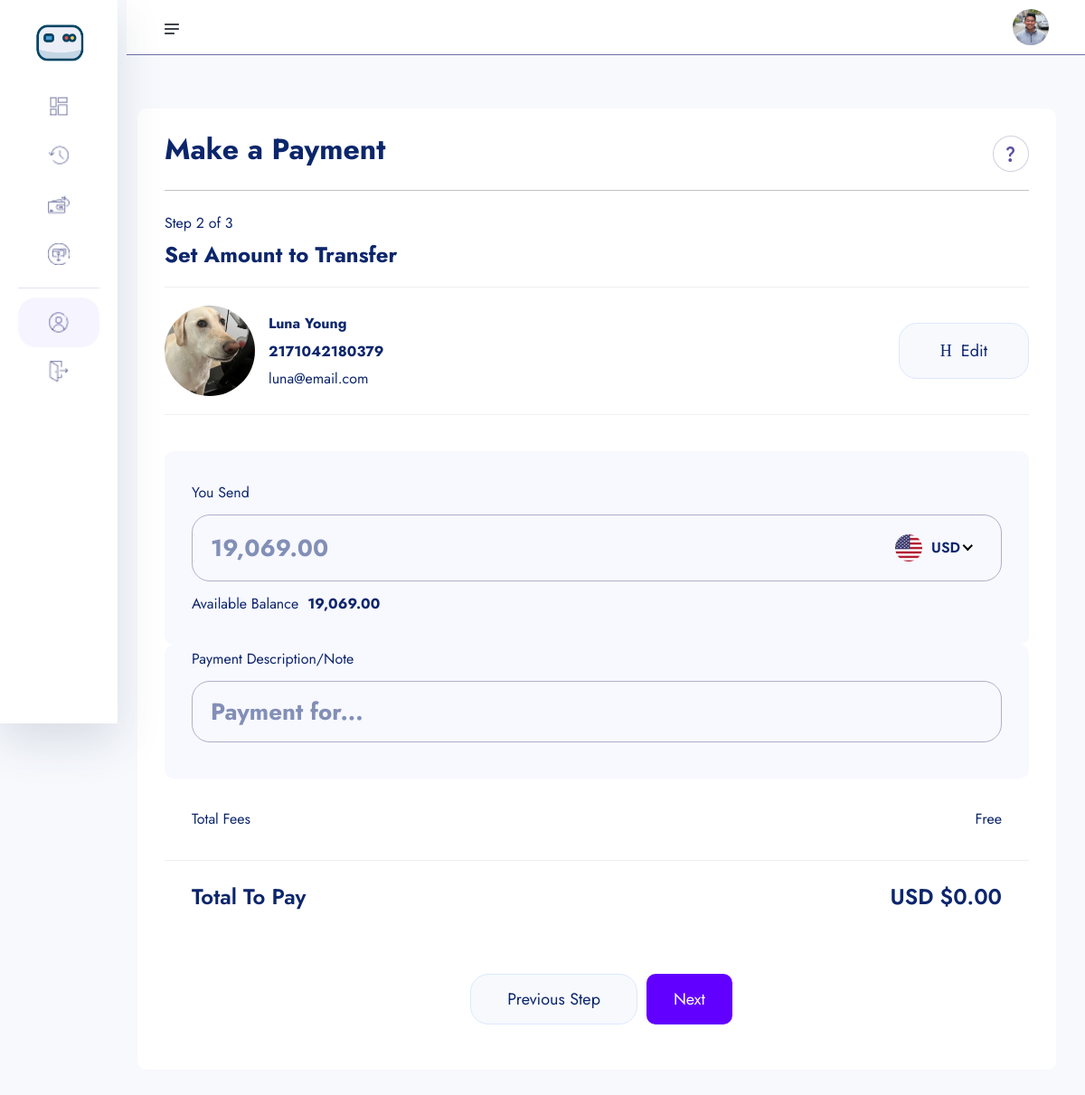
Screenshot of /amount-transfer/2171042180379/ (signed in) with the database file from the repository.
### userauths/models.py (models this page shows, shortened)
class User(AbstractUser):
    username = models.CharField(max_length=100)
    email = models.EmailField(unique=True)
    is_staff = models.BooleanField(default=False)
    is_superuser = models.BooleanField(default=False)
    USERNAME_FIELD = 'email'
    REQUIRED_FIELDS = ['username']

### account/models.py (models this page shows, shortened)
class KYC(models.Model):
    id = models.UUIDField(primary_key=True, unique=True, default=uuid.uuid4, editable=False)
    user = models.OneToOneField(User, on_delete=models.CASCADE)
    account = models.OneToOneField(Account, on_delete=models.CASCADE, null=True, blank=True)
    full_name = models.CharField(max_length=1000)
    image = models.ImageField(upload_to="kyc", default="default.jpg")
    marital_status = models.CharField(choices=MARITAL_STATUS, max_length=40)
    gender = models.CharField(choices=GENDER, max_length=40)
    identity_type = models.CharField(choices=IDENTITY_TYPE, max_length=140)
    identity_image = models.ImageField(upload_to="kyc", null=True, blank=True)
    date_of_birth = models.DateTimeField(auto_now_add=False)
    signature = models.ImageField(upload_to="kyc")
    country = models.CharField(max_length=100)
    state = models.CharField(max_length=100)
    city = models.CharField(max_length=100)
    mobile = models.CharField(max_length=1000)
    fax = models.CharField(max_length=1000)
    date = models.DateTimeField(auto_now_add=True)

class Account(models.Model):
    id = models.UUIDField(primary_key=True, unique=True, default=uuid.uuid4, editable=False)
    user = models.OneToOneField(User, on_delete=models.CASCADE)
    account_balance = models.DecimalField(max_digits=12, decimal_places=2, default=0.00)
    account_number = ShortUUIDField(unique=True, length=10, max_length=25, prefix="217", alphabet="1234567890")
    account_id = ShortUUIDField(unique=True, length=7, max_length=25, prefix="SAY", alphabet="1234567890")
    pin_number = ShortUUIDField(unique=True, length=4, max_length=7, alphabet="1234567890")
    ref_code = ShortUUIDField(unique=True, length=10, max_length=10, alphabet="abcdefgh1234567890")
    account_status = models.CharField(max_length=100, choices=ACCOUNT_STATUS, default="active")
    date = models.DateTimeField(auto_now_add=True)
    kyc_submitted = models.BooleanField(default=False)
    kyc_confirmed = models.BooleanField(default=False)
    recommended_by = models.ForeignKey(User, on_delete=models.DO_NOTHING, blank=True, null=True, related_name="recommended_by")
    class Meta:
        ordering = ['-date']

### main_app/transfer.py (the view)
# urls.py: path("amount-transfer/<account_number>/", transfer.amount_transfer, name='amount-transfer'),
def amount_transfer(request, account_number):
    try:
        account = Account.objects.get(account_number=account_number)
    except:
        messages.warning(request, "Account does not exist.")
        return redirect("main_app:search-acct")
    context = {
        "account" : account,
    }
    return render(request, "transfer/amount-transfer.html", context)

### templates/transfer/amount-transfer.html (shortened to what this page needs)
{% extends "partials/dashboard-base.html" %}
{% load static %}
{% load humanize %}
{% block content %}
    <section class="dashboard-section body-collapse pay step step-2">
        <div class="overlay pt-120">
            <div class="container-fluid">
                <div class="main-content">
                    <div class="head-area d-flex align-items-center justify-content-between">
                        <h4>Make a Payment</h4>
                        <div class="icon-area">
                            <img src="{% static 'assets/images/icon/support-icon.png' %}" alt="icon">
                        </div>
                    </div>
                    <div class="choose-recipient">
                        <div class="step-area">
                            <span class="mdr">Step 2 of 3</span>
                            <h5>Set Amount to Transfer</h5>
                        </div>
                        <div class="user-select">
                            <div class="single-user">
                                <div class="left d-flex align-items-center">
                                    <div class="img-area">
                                        <img src="{{ account.user.kyc.image.url }}" style="width: 100px; height: 100px; border-radius: 50%; object-fit: cover"  alt="image">
                                    </div>
                                    <div class="text-area">
                                        <p>{{ account.user.kyc.full_name|title }}</p>
                                        <span class="mdr"><b>{{ account.account_number }}</b></span><br>
                                        <span class="mdr">{{ account.user.email }}</span>
                                    </div>
                                </div>
                                <div class="right">
                                    <a href="{% url "main_app:search-acct" %}">
                                        <i class="icon-h-edit"></i>
                                        Edit
                                    </a>
                                </div>
                            </div>
                        </div>
                    </div>
                    <form action={% url "main_app:amount-transfer-process" account.account_number %}  method="POST">
                        <div class="send-banance">
                            <span class="mdr">You Send</span>
                            <div class="input-area">
                                <input class="xxlr" id="amount-send" name="amount-send" onkeyup="calculateBalance()" placeholder="{{request.user.account.account_balance|intcomma}}" type="number">
                            </div>
                            <p>Available Balance<b>{{request.user.account.account_balance|intcomma}}</b></p>
                        </div>
                        <div class="send-banance pt-0 mt-0">
                            <span class="mdr">Payment Description/Note</span>
                            <div class="input-area">
                                <input class="xxlr" name="description" onkeyup="calculateBalance()" placeholder="Payment for..." type="text">
                            </div>
                        </div>
                        <ul class="total-fees">
                            <li>Total Fees</li>
                            <li>Free</li>
                        </ul>
                        <ul class="total-fees pay">
                            <li><h5>Total To Pay</h5></li>
                            <li><h5 id="total-to-pay">USD $0.00</h5></li>
                        </ul>
                        <div class="footer-area mt-40">
                            <a href="pay-step-1.html">Previous Step</a>
                            <button type="submit" style="padding: 10px 30px; border-radius: 10px; background: rgb(98, 0, 255); color: #fff" class="active">Next</button>
                        </div>
                    </form>
                </div>
            </div>
        </div>
    </section>
{% endblock content %}

### templates/partials/dashboard-base.html (shortened to what this page needs)
{% load static %}
<!doctype html>
<html lang="en">
<head>
    <link rel="stylesheet" href="{% static 'assets1/css/bootstrap.min.css' %}">
    <link rel="stylesheet" href="{% static 'assets1/css/fontawesome.min.css' %}">
    <link rel="stylesheet" href="{% static 'assets1/css/jquery-ui.css' %}">
    <link rel="stylesheet" href="{% static 'assets1/css/plugin/apexcharts.css' %}">
    <link rel="stylesheet" href="{% static 'assets1/css/plugin/nice-select.css' %}">
    <link rel="stylesheet" href="{% static 'assets1/css/arafat-font.css' %}">
    <link rel="stylesheet" href="{% static 'assets1/css/plugin/animate.css' %}">
    <link rel="stylesheet" href="{% static 'assets1/css/style.css' %}">
</head>
<body>
    <header class="header-section body-collapse">
        <div class="overlay">
            <div class="container-fluid">
                <div class="row d-flex header-area">
                    <div class="navbar-area d-flex align-items-center justify-content-between">
                        <div class="sidebar-icon">
                            <img src="{% static 'assets1/images/icon/menu.png' %}" alt="icon">
                        </div>
                        <div class="dashboard-nav">
                            <div class="single-item user-area">
                                <div class="profile-area d-flex align-items-center">
                                    <span class="user-profile">
                                        <img style="width: 40px; height: 40px; border-radius: 50%; object-fit: cover" src="{{ user.kyc.image.url }}" alt="User">
                                    </span>
                                </div>
                            </div>
                        </div>
                    </div>
                    <div class="sidebar-wrapper">
                        <div class="sidebar-logo">
                            <a href=""><img src="{% static 'assets1/images/logo.png' %}" alt="logo" style="height: 50px; border-radius: 50%"></a>
                        </div>
                        <ul>
                            <li>
                                <a href="{% url "account:dashboard" %}">
                                    <img src="{% static 'assets1/images/icon/dashboard.png' %}" alt="Dashboard"> <span>Dashboard</span>
                                </a>
                            </li>
                            <li>
                                <a href="{% url "main_app:transactions" %}">
                                    <img src="{% static 'assets1/images/icon/transactions.png' %}" alt="Transactions"> <span>Transactions</span>
                                </a>
                            </li>
                            <li>
                                <a href="{% url "main_app:search-acct" %}">
                                    <img src="{% static 'assets1/images/icon/pay.png' %}" alt="Pay"> <span>Make Payment</span>
                                </a>
                            </li>
                            <li>
                                <a href="{% url "main_app:request-search-acct" %}">
                                    <img src="{% static 'assets1/images/icon/receive.png' %}" alt="Receive"> <span>Request Payment</span>
                                </a>
                            </li>
                        </ul>
                        <ul class="bottom-item">
                            <li class="active">
                                <a href="{% url "account:account" %}">
                                    <img src="{% static 'assets1/images/icon/account.png' %}" alt="Account"> <span>Account</span>
                                </a>
                            </li>
                            <li>
                                <a href="{% url "userauths:sign-out" %}">
                                    <img src="{% static 'assets1/images/icon/quit.png' %}" alt="Quit"> <span>Logout</span>
                                </a>
                            </li>
                        </ul>
                    </div>
                </div>
            </div>
        </div>
    </header>
{% block content %}
{% endblock content %}
    </body>
</html>

### rows the page displays
User: kyc.image (picture), amount-send "19,069.00", user.account.account_balance "19,069.00"
Account: user.kyc.image (picture), user.kyc.full_name "Luna Young", account_number "2171042180379", user.email "luna@email.com"
